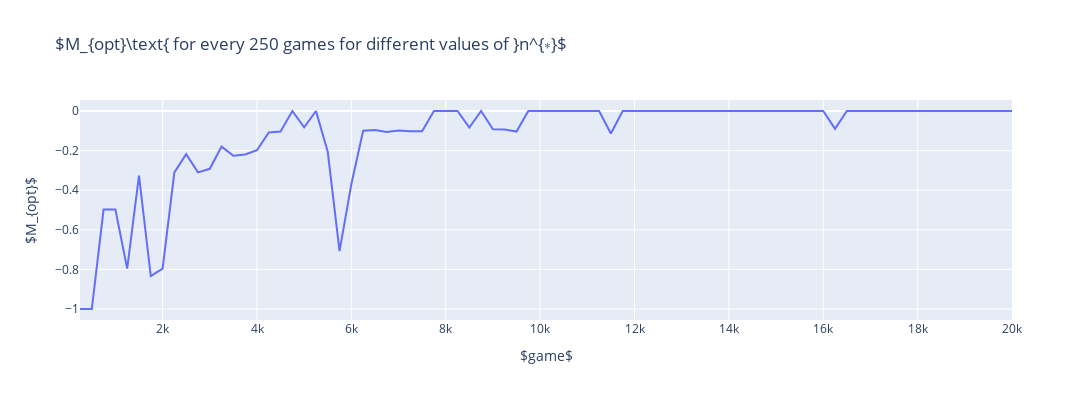

The notebook cell saved with this chart:
### Code cell
fig = go.Figure()

for i, y_i in enumerate(n_star_M_opts):
    fig.add_trace(go.Scatter(x=x, y=y_i, mode='lines',name=r'$n^* = %d$' % n_star_list[i]))

fig.update_layout(
    title=r'$M_{opt}\text{ for every %d games for different values of }n^{∗}$' % averaging_steps,
    xaxis_title=r'$game$',
    yaxis_title=r'$M_{opt}$',
    width=1200, height=400
)

fig.show()

### Figure 1 — Plotly figure (JSON) as saved in the notebook; plotly's stock layout.template omitted (floating-point values rounded to 4 significant figures)
{"data": [{"mode": "lines", "name": "$n^* = 500$", "x": [249, 499, 749, 999, 1249, 1499, 1749, 1999, 2249, 2499, 2749, 2999, 3249, 3499, 3749, 3999, 4249, 4499, 4749, 4999, 5249, 5499, 5749, 5999, 6249, 6499, 6749, 6999, 7249, 7499, 7749, 7999, 8249, 8499, 8749, 8999, 9249, 9499, 9749, 9999, 10249, 10499, 10749, 10999, 11249, 11499, 11749, 11999, 12249, 12499, 12749, 12999, 13249, 13499, 13749, 13999, 14249, 14499, 14749, 14999, 15249, 15499, 15749, 15999, 16249, 16499, 16749, 16999, 17249, 17499, 17749, 17999, 18249, 18499, 18749, 18999, 19249, 19499, 19749, 19999], "y": [-1.0, -1.0, -0.498, -0.498, -0.796, -0.326, -0.834, -0.796, -0.31, -0.218, -0.31, -0.292, -0.18, -0.226, -0.22, -0.198, -0.108, -0.104, 0.0, -0.082, 0.0, -0.206, -0.708, -0.37, -0.1, -0.096, -0.106, -0.098, -0.102, -0.102, 0.0, 0.0, 0.0, -0.084, 0.0, -0.092, -0.094, -0.104, 0.0, 0.0, 0.0, 0.0, 0.0, 0.0, 0.0, -0.114, 0.0, 0.0, 0.0, 0.0, 0.0, 0.0, 0.0, 0.0, 0.0, 0.0, 0.0, 0.0, 0.0, 0.0, 0.0, 0.0, 0.0, 0.0, -0.09, 0.0, 0.0, 0.0, 0.0, 0.0, 0.0, 0.0, 0.0, 0.0, 0.0, 0.0, 0.0, 0.0, 0.0, 0.0], "type": "scatter"}], "layout": {"title": {"text": "$M_{opt}\\text{ for every 250 games for different values of }n^{∗}$"}, "xaxis": {"title": {"text": "$game$"}}, "yaxis": {"title": {"text": "$M_{opt}$"}}, "width": 1200, "height": 400}}
